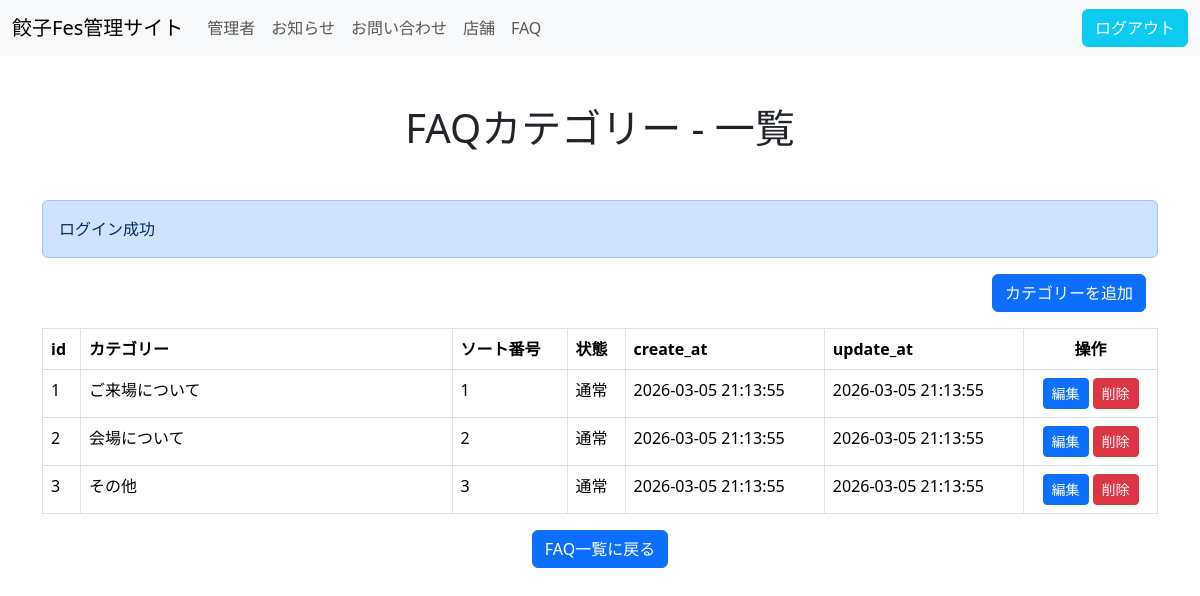
Screenshot of /admin/faq/faq-category.php (signed in) with the database file from the repository.
### tables this page shows
CREATE TABLE `faq_categories` (
  `id` int(11) NOT NULL,
  `name` varchar(255) NOT NULL,
  `sort_order` int(11) NOT NULL,
  `is_delete` tinyint(1) NOT NULL DEFAULT 0,
  `create_at` datetime NOT NULL,
  `update_at` datetime NOT NULL
);

### inc/function.php (called while the page is built, shortened)
<?php
function db_connect()
{
    $dsn = 'mysql:host=' . DB_HOST . ';dbname=' . DB_NAME . ';charset=utf8';
    $db = new PDO($dsn, DB_USER, DB_PASS);
    $db->setAttribute(PDO::ATTR_EMULATE_PREPARES, false);
    return $db;
}
function get_faq_category_data($id = 0, $is_get_delete = true)
{
    $db = db_connect();
    $where = [];
    $where[] = 'WHERE 1';
    $where[] = $id === 0 ? '' : 'AND id = :id';
    $where[] = $is_get_delete ? '' : 'AND is_delete = 0';
    $sql = [
        'SELECT id, name, sort_order, is_delete, create_at, update_at FROM faq_categories',
        implode(' ', $where),
        'ORDER BY sort_order ASC'
    ];
    $stmt = $db->prepare(implode(' ', $sql));
    $stmt->execute();
    return $id !== 0 ? $stmt->fetch(PDO::FETCH_ASSOC) : $stmt->fetchAll(PDO::FETCH_ASSOC);
}

### admin/faq/faq-category.php (the view, shortened to what this page needs)
<?php
require_once __DIR__ . '/../../inc/function.php';
try {
  $categories = get_faq_category_data();
} catch (PDOException $e) {
  debug_log($e->getMessage());
}
?>
<!doctype html>
<html lang="ja">
<head>
  <link href="https://cdn.jsdelivr.net/npm/bootstrap@5.3.8/dist/css/bootstrap.min.css" rel="stylesheet">
</head>
<body>
  <?php require_once __DIR__ . '/../inc/header.php'; ?>
  <main class="container">
    <div class="l-wrapper">
      <h1 class="my-5 text-center">FAQカテゴリー - 一覧</h1>
      <?php require_once __DIR__ . '/../../inc/message_area.php'; ?>
      <div class="container my-3">
        <div class="d-sm-flex justify-content-end align-items-center">
          <a href="./category-add.php" class="btn btn-primary text-nowrap mt-2 mt-sm-0" id="category-list-btn">
            カテゴリーを追加
          </a>
        </div>
      </div>
      <table class="table table-bordered">
        <thead>
          <tr>
            <th class="col">id</th>
            <th class="col-4">カテゴリー</th>
            <th class="col">ソート番号</th>
            <th class="col">状態</th>
            <th class="col">create_at</th>
            <th class="col">update_at</th>
            <th class="col text-center">操作</th>
          </tr>
        </thead>
        <tbody id="contact-tbody">
          <?php foreach ($categories as $category): ?>
            <tr>
              <td class="col"><?php echo $category['id']; ?></td>
              <td class="col-4"><?php echo $category['name']; ?></td>
              <td class="col"><?php echo $category['sort_order']; ?></td>
              <?php $str = !$category['is_delete'] ? '通常' : '削除'; ?>
              <td class="col"><?php echo $str; ?></td>
              <td class="col"><?php echo $category['create_at']; ?></td>
              <td class="col"><?php echo $category['update_at']; ?></td>
              <td class="col">
                <div class="d-flex gap-1 justify-content-center align-item-center">
                  <a href="category-edit.php?id=<?php echo $category['id']; ?>" class="btn btn-sm btn-primary">編集</a>
                  <form action="./category-delete-do.php" method="post" onsubmit="return confirm('本当に削除してもよろしいですか?')">
                    <button type="submit" class="btn btn-sm btn-danger">削除</button>
                  </form>
                </div>
              </td>
            </tr>
          <?php endforeach; ?>
        </tbody>
      </table>
      <div class="text-center">
        <a href="./faq-list.php" class="btn btn-primary mb-5">FAQ一覧に戻る</a>
      </div>
    </div>
  </main>
</body>
</html>

### rows the page displays
faq_categories: id "1", name "ご来場について", sort_order "1", is_delete "通常", create_at "2026-03-05 21:13:55", update_at "2026-03-05 21:13:55"
faq_categories: id "2", name "会場について", sort_order "2", is_delete "通常", create_at "2026-03-05 21:13:55", update_at "2026-03-05 21:13:55"
faq_categories: id "3", name "その他", sort_order "3", is_delete "通常", create_at "2026-03-05 21:13:55", update_at "2026-03-05 21:13:55"

### other values shown
$message['msg'] "ログイン成功"
